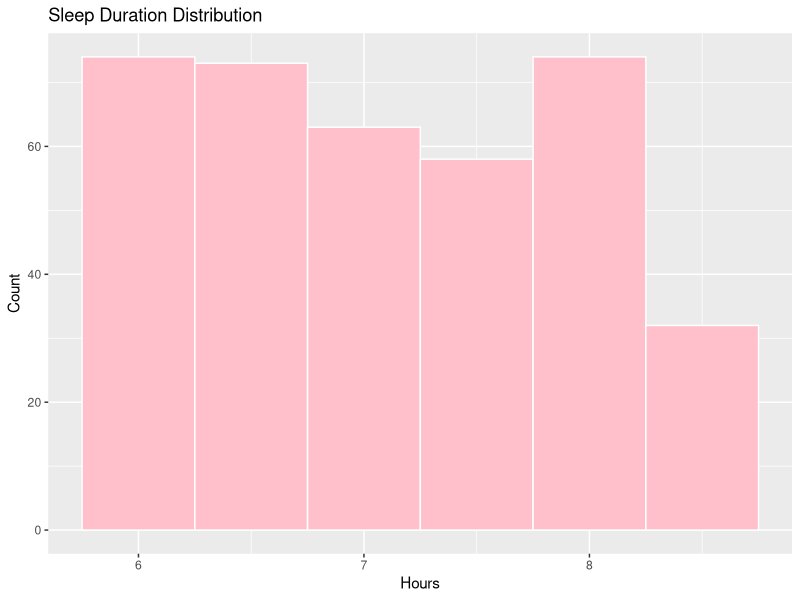
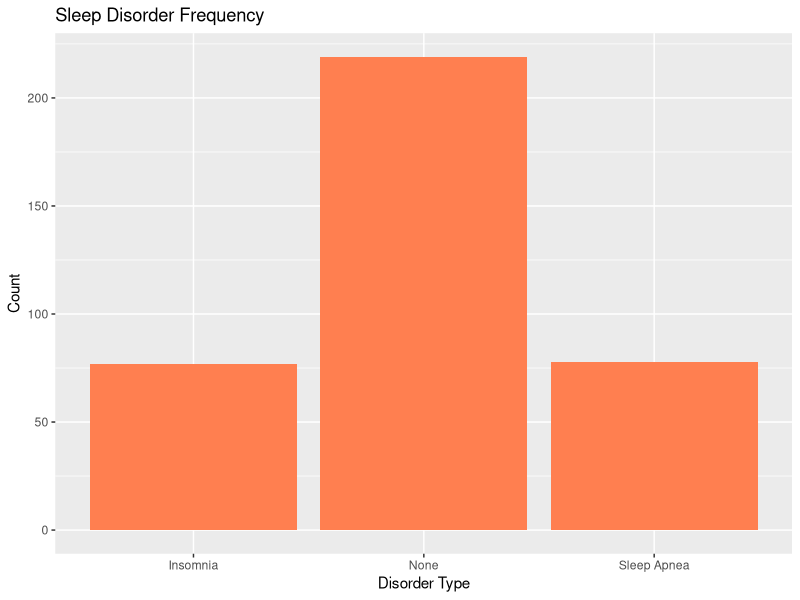
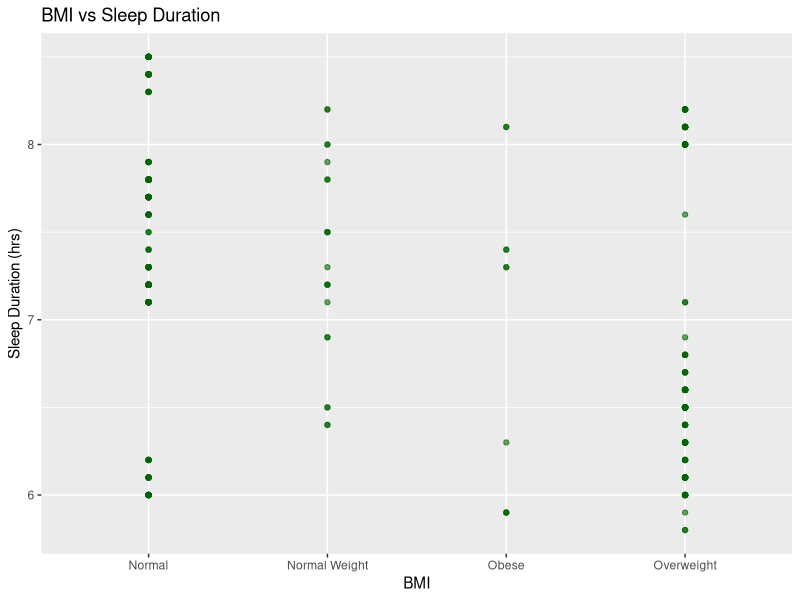

The R source for these figures, in order:
# Load libraries
library(dplyr)
library(ggplot2)
library(readr)

setwd("C:/Users/kavis/Desktop/IS202 Assignment")

# Read the dataset
sleep_data <- read_csv("Sleep_health_and_lifestyle_dataset.csv")

# Quick look
glimpse(sleep_data)
summary(sleep_data)



# Numerical summaries
numeric_vars <- sleep_data %>% select(where(is.numeric))
summary(numeric_vars)


# Frequency of Gender
table(sleep_data$Gender)

# Frequency of Occupation
table(sleep_data$Occupation)

# Frequency of Sleep Disorder
table(sleep_data$"Sleep Disorder")


#Histogram: Sleep Duration
ggplot(sleep_data, aes(x = Sleep_Duration)) +
  geom_histogram(binwidth = 0.5, fill = "pink", color = "white") +
  labs(title = "Sleep Duration Distribution", x = "Hours", y = "Count")


#Bar Chart: Sleep Disorder Frequency
ggplot(sleep_data, aes(x = Sleep_Disorder)) +
  geom_bar(fill = "coral") +
  labs(title = "Sleep Disorder Frequency", x = "Disorder Type", y = "Count")


#Scatterplot: BMI vs Sleep Duration
ggplot(sleep_data, aes(x = BMI_Category, y = Sleep_Duration)) +
  geom_point(alpha = 0.6, color = "darkgreen") +
  labs(title = "BMI vs Sleep Duration", x = "BMI", y = "Sleep Duration (hrs)")


#Insights Example
# Average sleep duration by occupation
sleep_data %>%
  group_by(Occupation) %>%
  summarise(AvgSleep = mean(Sleep_Duration, na.rm = TRUE)) %>%
  arrange(desc(AvgSleep))










